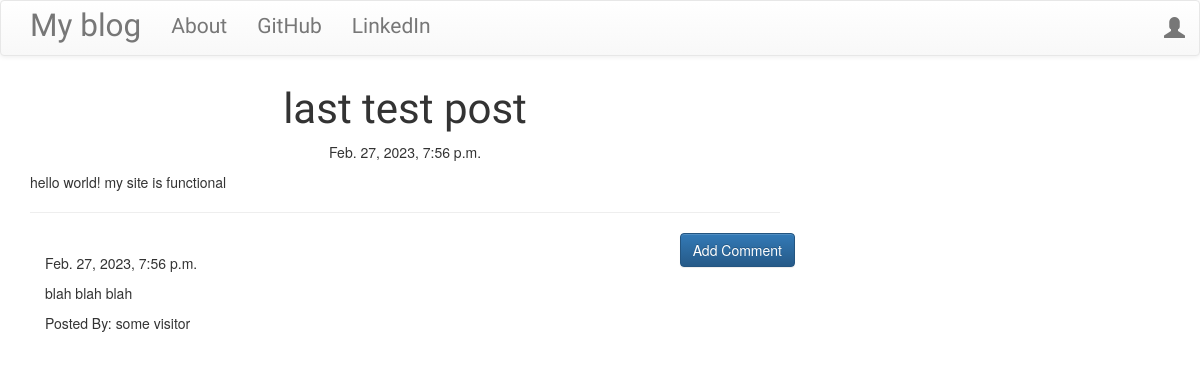
Screenshot of /post/2 with the database file from the repository.
### blog_app/models.py (models this page shows, shortened)
class Post(models.Model):
    author = models.ForeignKey('auth.User', on_delete=models.CASCADE)
    title = models.CharField(max_length=200)
    text = models.TextField()
    created_date = models.DateTimeField(default=timezone.now)
    published_date = models.DateTimeField(blank=True, null=True)

class Comment(models.Model):
    post = models.ForeignKey(
        'blog_app.Post', related_name='comments', on_delete=models.CASCADE)
    author = models.CharField(max_length=200)
    text = models.TextField()
    created_date = models.DateTimeField(default=timezone.now)
    approved_comment = models.BooleanField(default=False)

### blog_app/views.py (the view)
class PostDetailView(DetailView):
    model = Post

### blog_app/templates/blog_app/post_detail.html (shortened to what this page needs)
{% extends 'blog_app/base.html' %}
{% block content %}
    <h1 class="posttitle loader">{{post.title}}</h1>
    {% if post.published_date %}
        <div class="date postdate">
            {{post.published_date}}
        </div>
    {% else %}
        <a class="btn btn-default" href="{% url 'post_publish' pk=post.pk %}">Publish</a>
    {% endif %}
    <p class="postcontent">{{post.text|safe|linebreaksbr}}</p>
    <hr>
    <a class="btn btn-primary btn-comment" href="{% url 'add_comment_to_post' pk=post.pk %}">Add Comment</a>
    <div class="container">
        {% for comment in post.comments.all %}
        <br>
            {% if user.is_authenticated or comment.approved_comment %}
                {{comment.created_date}}
                <p>{{comment.text|safe|linebreaks}}</p>
                <p>Posted By: {{comment.author}}</p>
            {% endif %}
        {% empty %}
            <p>No Comments!</p>
        {% endfor %}
    </div>
{% endblock content %}

### blog_app/static/css/blog.css (style rules this page uses)
.postdate { text-align: center; }
.posttitle { font-family: 'Russo One', sans-serif; font-size: 3em; text-align: center; }
.postcontent { font-family: 'Montserrat'; font-size: 1.5em; }
.btn-comment { position: absolute; right: 0px; }
.loader { filter: hue-rotate(0deg); color: linear-gradient(45deg, #0f8, #08f); animation: hue 10000ms infinite linear; }

### rows the page displays
Post: title "last test post", published_date "Feb. 27, 2023, 7:56 p.m.", text "hello world! my site is functional"
Comment: created_date "Feb. 27, 2023, 7:56 p.m.", text "blah blah blah", author "some visitor"
